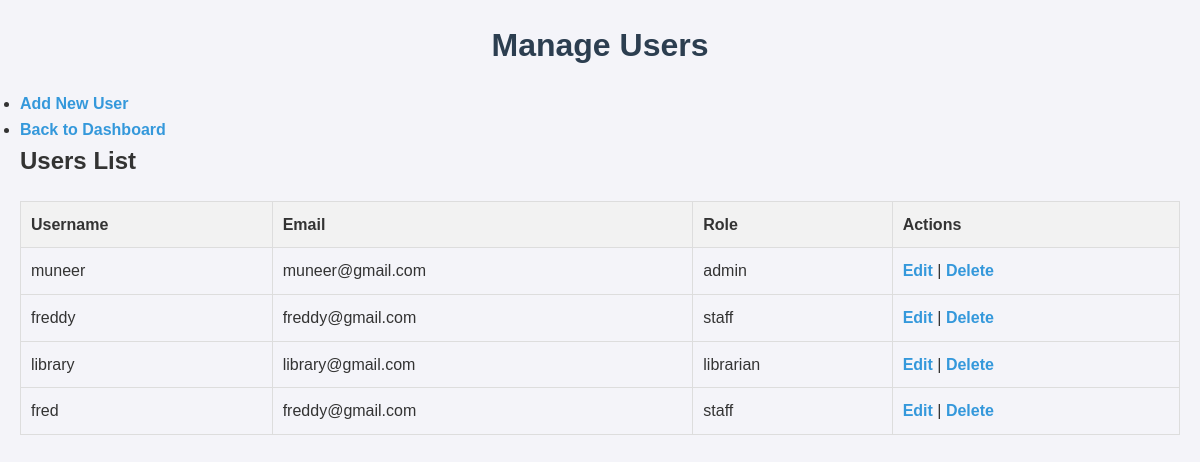
The app's page /api/manage-users/ (signed in) with its own data.
### school/models.py (models this page shows, shortened)
class CustomUser(AbstractUser):
    ROLE_CHOICES = [
        ('admin', 'Admin'),
        ('staff', 'Office Staff'),
        ('librarian', 'Librarian'),
    ]
    role = models.CharField(max_length=20, choices=ROLE_CHOICES, default='staff')

### school/views.py (the view)
# urls.py: path('manage-users/', views.manage_users, name='manage_users'),
@login_required
def manage_users(request):
    if request.user.role != 'admin':  # Restrict to Admin only
        messages.error(request, "You are not authorized to access this page.")
        return redirect('login')
    users = CustomUser.objects.all()  # Fetch all users
    context = {
        'users': users
    }
    return render(request, 'manage_users.html', context)

### school/Templates/manage_users.html (shortened to what this page needs)
<!DOCTYPE html>
<html lang="en">
<head>
    {% load static %}
    <link rel="stylesheet" type="text/css" href="{% static 'css/static.css' %}">
</head>
<body>
    <h1>Manage Users</h1>
    <ul>
        <li><a href="{% url 'register_user' %}">Add New User</a></li>
        <li><a href="{% url 'admin_dashboard' %}">Back to Dashboard</a></li>
    </ul>
    <h2>Users List</h2>
    <table>
        <thead>
            <tr>
                <th>Username</th>
                <th>Email</th>
                <th>Role</th>
                <th>Actions</th>
            </tr>
        </thead>
        <tbody>
            {% for user in users %}
            <tr>
                <td>{{ user.username }}</td>
                <td>{{ user.email }}</td>
                <td>{{ user.role }}</td>
                <td>
                    <a href="{% url 'edit_user' user.id %}">Edit</a> |
                    <a href="{% url 'delete_user' user.id %}" onclick="return confirm('Are you sure you want to delete this user?')">Delete</a>
                </td>
            </tr>
            {% empty %}
            <tr>
                <td colspan="4">No users found.</td>
            </tr>
            {% endfor %}
        </tbody>
    </table>
</body>
</html>

### school/static/css/static.css (style rules this page uses)
* { margin: 0; padding: 0; box-sizing: border-box; }
body { font-family: 'Arial', sans-serif; line-height: 1.6; background-color: #f4f4f9; color: #333; padding: 20px; }
h1 { text-align: center; color: #2c3e50; margin-bottom: 20px; }
a { color: #3498db; text-decoration: none; font-weight: bold; }
table { width: 100%; border-collapse: collapse; margin-top: 20px; }
table, th, td { border: 1px solid #ddd; }
th, td { padding: 10px; text-align: left; }
th { background-color: #f2f2f2; }

### records on screen
CustomUser: username "muneer", email "muneer@gmail.com", role "admin"
CustomUser: username "freddy", email "freddy@gmail.com", role "staff"
CustomUser: username "library", email "library@gmail.com", role "librarian"
CustomUser: username "fred", email "freddy@gmail.com", role "staff"
